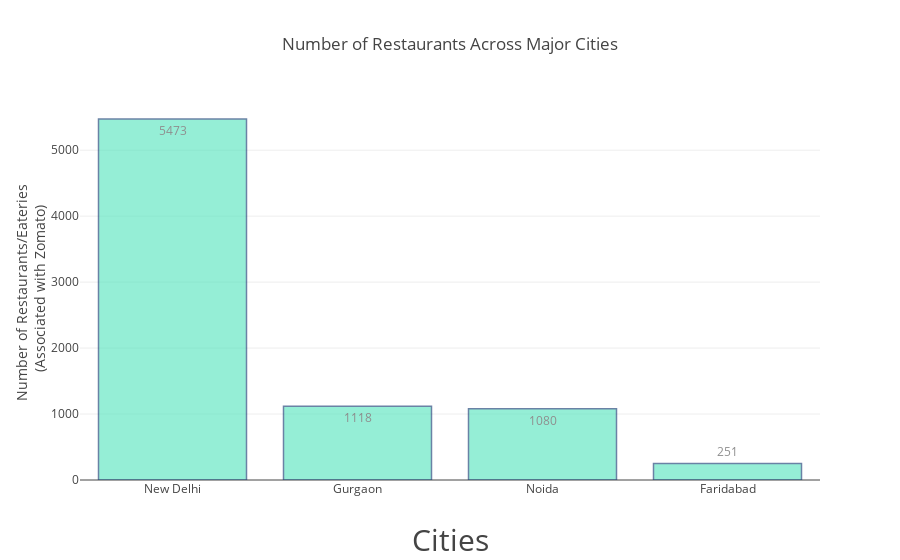

Notebook cell for this chart:
### Code cell
x_ax = ncr_data.City.value_counts().index
y_ax = ncr_data.City.value_counts().values

data = [
    go.Bar(x = x_ax,
          y = y_ax,
          text = y_ax,
          textposition='auto',
          marker = dict(color = 'rgb(80, 228, 188)',
                       line = dict(color='rgb(8, 48, 107)',
                                  width=1.5),
                       ),
          opacity=0.6,
        hoverinfo="none"
          )
]

layout = go.Layout(title = "Number of Restaurants Across Major Cities",
                   yaxis = dict(title = "Number of Restaurants/Eateries <br> (Associated with Zomato)"),
                   xaxis = dict(title="Cities",
                               titlefont=dict(size=30),),
                  )


fig = go.Figure(data=data, layout=layout)

iplot(fig)

### Figure 1 — Plotly figure (JSON) as saved in the notebook; plotly's stock layout.template omitted (floating-point values rounded to 4 significant figures)
{"data": [{"hoverinfo": "none", "marker": {"color": "rgb(80, 228, 188)", "line": {"color": "rgb(8, 48, 107)", "width": 1.5}}, "opacity": 0.6, "text": [5473, 1118, 1080, 251], "textposition": "auto", "type": "bar", "x": ["New Delhi", "Gurgaon", "Noida", "Faridabad"], "y": [5473, 1118, 1080, 251]}], "layout": {"title": "Number of Restaurants Across Major Cities", "xaxis": {"title": "Cities", "titlefont": {"size": 30}}, "yaxis": {"title": "Number of Restaurants/Eateries <br> (Associated with Zomato)"}}}
